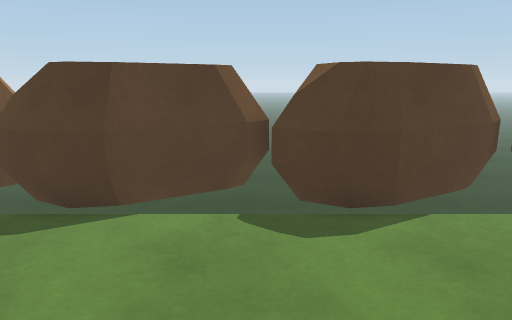
[1] (above)

16 first-person views from a walk through a scene from a Unity 3-D project. The camera is 1.3 m above the floor, tilts 12° down and sees 70° across. The floor is counted in squares, 0.5 m on a side. Each view is taken from the middle of a square. On the plan, view 1 faces up. The plan holds only what a view shows up to about 20 squares ahead; the rest is blank. The place goes on beyond the plan.

[2]
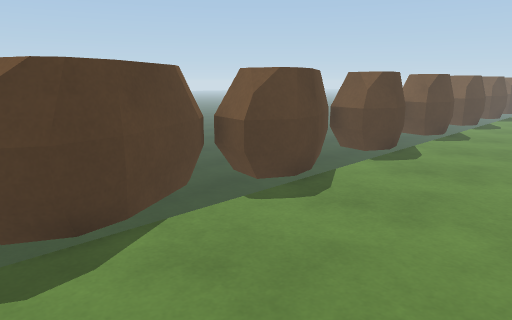

[3]
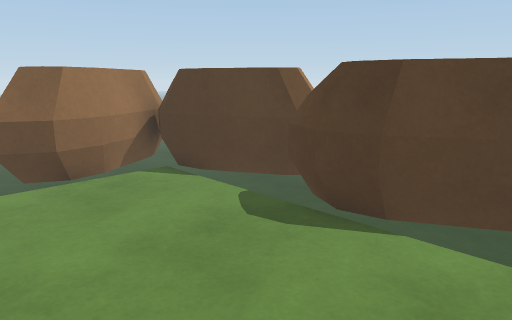

[4]
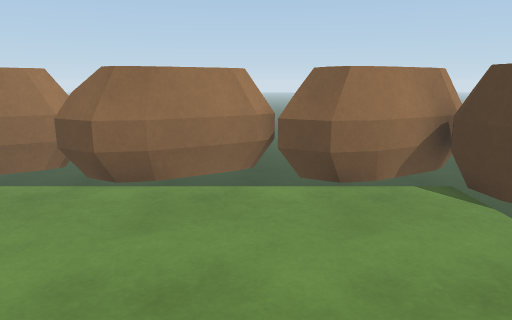

[5]
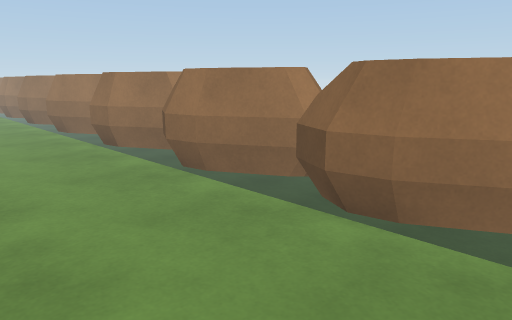

[6]
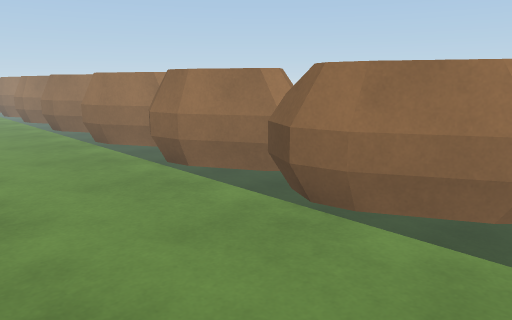

[7]
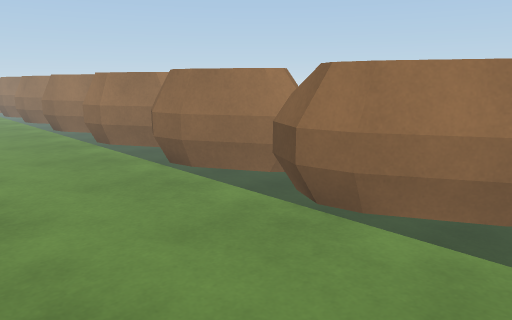

[8]
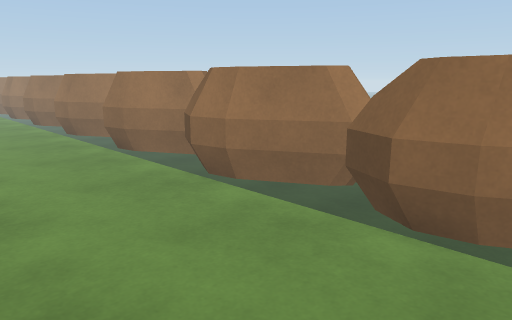

[9]
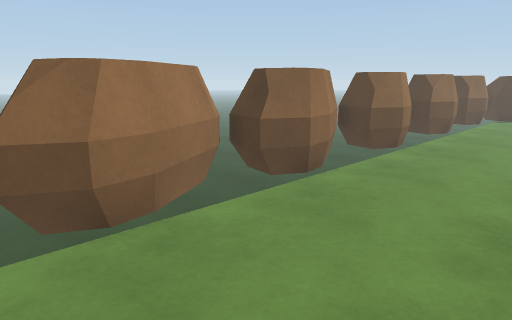

[10]
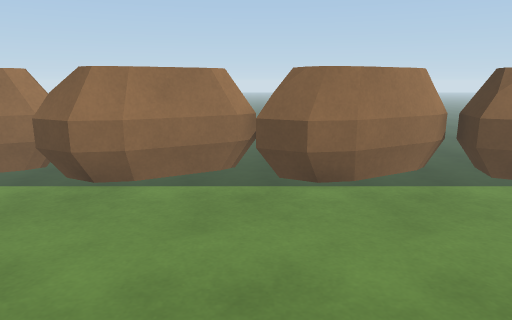

[11]
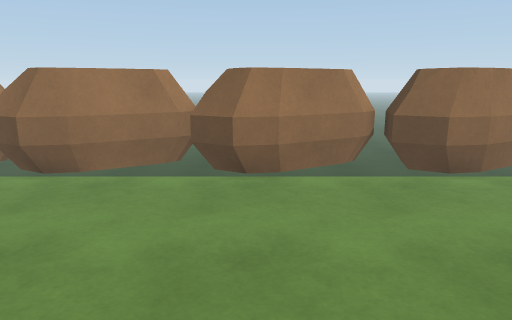

[12]
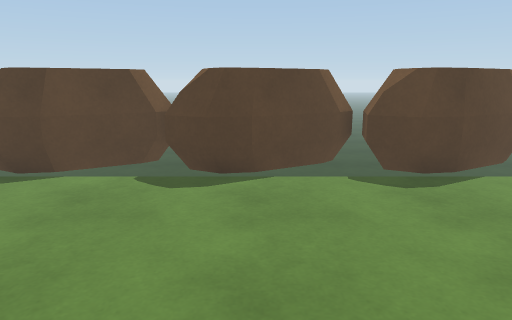

[13]
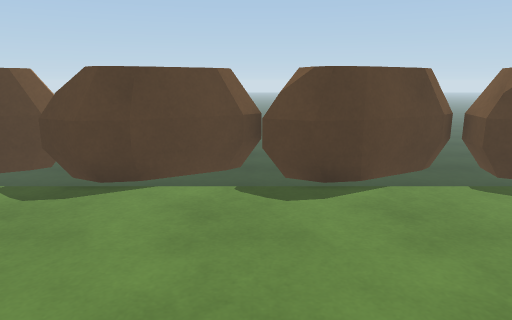

[14]
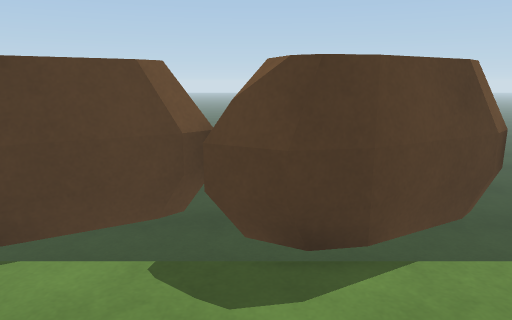

[15]
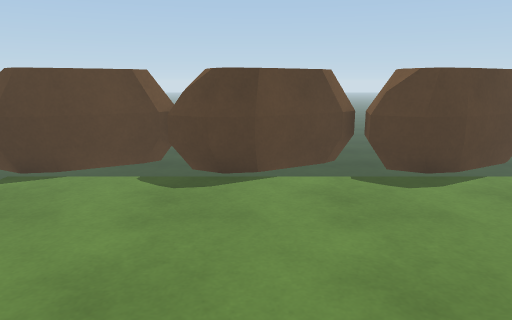

[16]
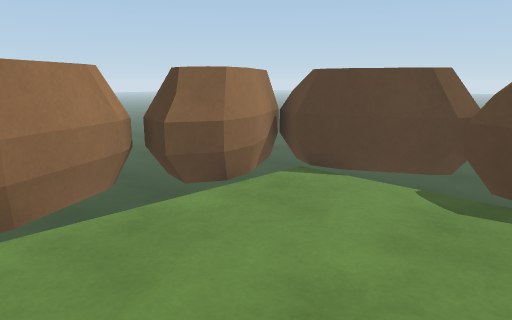

### Floor plan
Key: @ floor where view 1 was taken; # wall or solid block; . floor; = window, fence, low wall or low ledge; ^ raised ledge; v drop or lower ground.
Columns run from 12 left of view 1 to 17 right of it. Each row starts with its distance up from view 1.
  9      ^##   ^##   ^##  ####  ##
  8  #^^#vv#^^#vv#^^#vv####vv####v
  7  ###vvv=##vvv=##vvv###vvv###vv
  6  #v...........................
  5  ##...........................
  4  ##...........................
  3 ###..........................
  2 #vv.........................
  1 ^#v................
  0  ^v.....    @
 -1  ^#.....
 -2 ^^#..... .              .
 -3 ##v.......     .
 -4 #vv.....
 -5 ^#v.....
 -6  ^v.....
 -7  ^#.....
 -8 #^#.....
 -9 ##v.....
-10 #vv.....
-11 ^#v.....
-12  ^v.....
-13  ^#.....
-14 #^#.....
-15 ##v......
-16 #vv.....
-17 ^#v.....
-18  ^v.....
-19  ^#.....
-20 #^#.....
-21 ##v.....
-22 #vv......
-23 ##v......
-24  ##.....
-25   #.....
-26 ###.....
-27 ##v.....   .
-28 #vv......
-29 ##v......
-30  ##......
-31   #......   .
-32  ##......
-33 ##v......
-34 #vv......
-35 ##v.....
-36  ##....
-37  ##....
-38 ###...
-39 #vv...

Where each view was taken, in squares from view 1:
view 1: 0 up, 0 right, facing up
view 2: 1 up, 0 right, facing up-right
view 3: 1 up, 0 right, facing up-left
view 4: 2 up, 1 left, facing left
view 5: 2 up, 4 left, facing down-left
view 6: 3 down, 4 left, facing down-left
view 7: 15 down, 4 left, facing down-left
view 8: 23 down, 4 left, facing down-left
view 9: 22 down, 4 left, facing up-left
view 10: 27 down, 1 left, facing left
view 11: 31 down, 0 right, facing left
view 12: 3 down, 3 right, facing up
view 13: 2 down, 12 right, facing up
view 14: 2 up, 13 right, facing up
view 15: 3 down, 3 left, facing up
view 16: 2 down, 3 left, facing up-left
